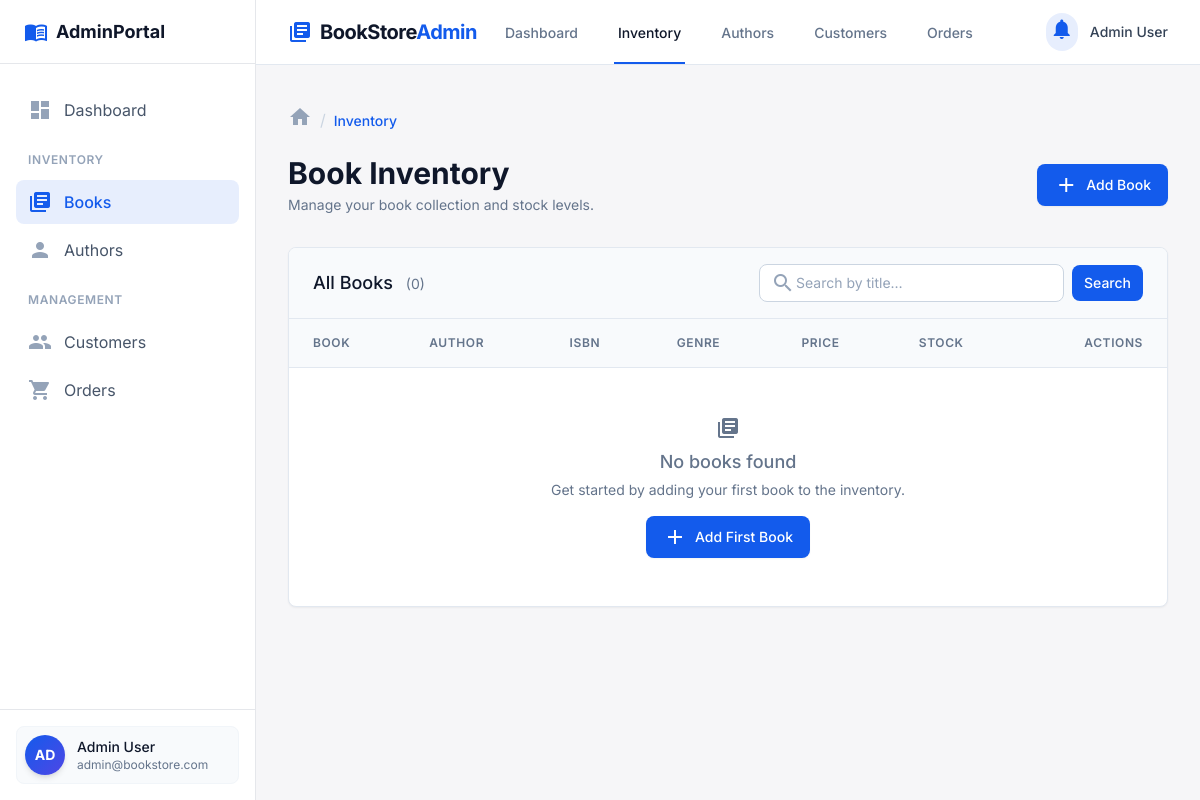
Before: /index.php?page=inventrory with the older database file.
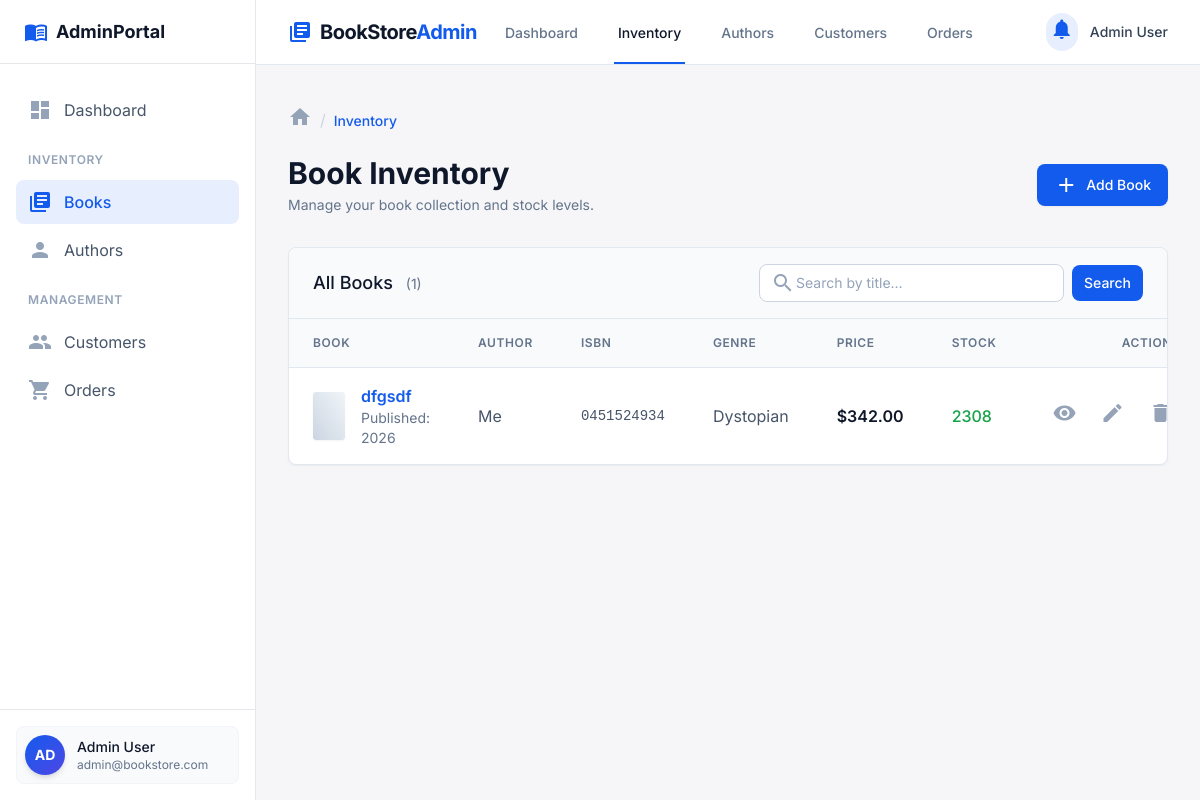
After: the same page with the newer database file.
### tables this page shows
CREATE TABLE BOOKS (
    BOOK_ID INTEGER PRIMARY KEY AUTOINCREMENT,
    TITLE TEXT NOT NULL,
    AUTHOR_ID INTEGER NOT NULL,
    ISBN TEXT, 
    GENRE TEXT,
    PUBLISHED_YEAR INTEGER,
    PRICE REAL NOT NULL,
    STOCK INTEGER,
    EDITION TEXT,
    COVER_URL TEXT,
    DESCRIPTION TEXT,
    FOREIGN KEY (AUTHOR_ID) REFERENCES AUTHORS(AUTHOR_ID)
);

CREATE TABLE AUTHORS (
    AUTHOR_ID INTEGER PRIMARY KEY AUTOINCREMENT,
    NAME TEXT NOT NULL,
    BIOGRAPHY TEXT
, ROYALTY REAL DEFAULT 0.0);

### controllers/BookController.php (called while the page is built, shortened)
<?php
require_once __DIR__ . '/../db.php';
function getAllBooks() {
    global $pdo;
    try {
        $stmt = $pdo->query('
            SELECT B.*, A.NAME AS AUTHOR_NAME
            FROM BOOKS B
            LEFT JOIN AUTHORS A ON B.AUTHOR_ID = A.AUTHOR_ID
            ORDER BY B.TITLE
        ');
        return $stmt->fetchAll(PDO::FETCH_ASSOC);
    } catch (Exception $e) {
        error_log("Error fetching books: " . $e->getMessage());
        return [];
    }
}
?>

### views/Inventrory.php (the view, shortened to what the changed rows need)
<?php
require_once __DIR__ . '/../controllers/BookController.php';
$search_query = trim($_GET['search'] ?? $_POST['search_query'] ?? '');
$books = !empty($search_query) ? searchBooks($search_query) : getAllBooks();
?>
<!DOCTYPE html>
<html lang="en">
<head>
    <script src="https://cdn.tailwindcss.com?plugins=forms,container-queries"></script>
    <script id="tailwind-config">
        tailwind.config = {
            darkMode: "class",
            theme: {
                extend: {
                    colors: {
                        "primary": "#135bec",
                        "primary-hover": "#0f4bc2",
                        "background-light": "#f6f6f8",
                        "background-dark": "#101622",
                    },
                    fontFamily: {
                        "display": ["Inter", "sans-serif"]
                    },
                    borderRadius: {"DEFAULT": "0.25rem", "lg": "0.5rem", "xl": "0.75rem", "full": "9999px"},
                },
            },
        }
    </script>
</head>
<body class="bg-background-light dark:bg-background-dark font-display text-slate-800 dark:text-slate-200 min-h-screen flex flex-col">
    <nav class="bg-white dark:bg-slate-900 border-b border-slate-200 dark:border-slate-800 sticky top-0 z-30">
        <div class="max-w-7xl mx-auto px-4 sm:px-6 lg:px-8">
            <div class="flex justify-between h-16">
                <div class="flex">
                    <div class="flex-shrink-0 flex items-center">
                        <span class="material-icons text-primary text-3xl mr-2">library_books</span>
                        <span class="font-bold text-xl tracking-tight text-slate-900 dark:text-white">BookStore<span class="text-primary">Admin</span></span>
                    </div>
                    <div class="hidden sm:ml-6 sm:flex sm:space-x-8">
                        <a class="border-transparent text-slate-500 hover:border-primary hover:text-slate-700 dark:text-slate-400 dark:hover:text-slate-200 inline-flex items-center px-1 pt-1 border-b-2 text-sm font-medium" href="index.php?page=dashboard">Dashboard</a>
                        <a class="border-primary text-slate-900 dark:text-white inline-flex items-center px-1 pt-1 border-b-2 text-sm font-medium" href="index.php?page=inventrory">Inventory</a>
                        <a class="border-transparent text-slate-500 hover:border-primary hover:text-slate-700 dark:text-slate-400 dark:hover:text-slate-200 inline-flex items-center px-1 pt-1 border-b-2 text-sm font-medium" href="index.php?page=authordetails">Authors</a>
                        <a class="border-transparent text-slate-500 hover:border-primary hover:text-slate-700 dark:text-slate-400 dark:hover:text-slate-200 inline-flex items-center px-1 pt-1 border-b-2 text-sm font-medium" href="index.php?page=customer">Customers</a>
                        <a class="border-transparent text-slate-500 hover:border-primary hover:text-slate-700 dark:text-slate-400 dark:hover:text-slate-200 inline-flex items-center px-1 pt-1 border-b-2 text-sm font-medium" href="index.php?page=order">Orders</a>
                    </div>
                </div>
                <div class="flex items-center">
                    <button class="bg-primary/10 p-1 rounded-full text-primary hover:text-primary-hover focus:outline-none focus:ring-2 focus:ring-offset-2 focus:ring-primary">
                        <span class="material-icons">notifications</span>
                    </button>
                    <div class="ml-3 relative">
                        <div class="flex items-center space-x-3">
                            <span class="hidden md:block text-sm font-medium text-slate-700 dark:text-slate-300">Admin User</span>
                        </div>
                    </div>
                </div>
            </div>
        </div>
    </nav>
    <main class="flex-grow py-10">
        <div class="max-w-7xl mx-auto px-4 sm:px-6 lg:px-8">
            <nav aria-label="Breadcrumb" class="flex mb-5">
                <ol class="flex items-center space-x-2">
                    <li><a class="text-slate-400 hover:text-slate-500" href="index.php?page=dashboard"><span class="material-icons text-sm">home</span></a></li>
                    <li><span class="text-slate-300">/</span></li>
                    <li><span aria-current="page" class="text-sm font-medium text-primary">Inventory</span></li>
                </ol>
            </nav>
            <div class="md:flex md:items-center md:justify-between mb-8">
                <div class="flex-1 min-w-0">
                    <h2 class="text-2xl font-bold leading-7 text-slate-900 dark:text-white sm:text-3xl sm:truncate">
                        Book Inventory
                    </h2>
                    <p class="mt-1 text-sm text-slate-500 dark:text-slate-400">
                        Manage your book collection and stock levels.
                    </p>
                </div>
                <div class="mt-4 flex md:mt-0 md:ml-4 gap-3">
                    <a href="index.php?page=addnewbook" class="inline-flex items-center px-4 py-2 border border-transparent text-sm font-medium rounded-lg shadow-sm text-white bg-primary hover:bg-primary-hover focus:outline-none focus:ring-2 focus:ring-offset-2 focus:ring-primary">
                        <span class="material-icons text-sm mr-2">add</span>
                        Add Book
                    </a>
                </div>
            </div>
            <div class="bg-white dark:bg-slate-900 shadow-sm rounded-lg border border-slate-200 dark:border-slate-800 overflow-hidden">
                <div class="px-6 py-4 border-b border-slate-200 dark:border-slate-800 bg-slate-50 dark:bg-slate-800/50 flex items-center justify-between gap-4">
                    <h3 class="text-lg font-medium text-slate-900 dark:text-white whitespace-nowrap">
                        All Books
                        <span class="ml-2 text-sm font-normal text-slate-500">(<?= count($books) ?>)</span>
                    </h3>
                    <form method="GET" action="" class="flex items-center gap-2 flex-1 max-w-sm ml-auto">
                        <div class="relative flex-1">
                            <input type="text" name="search"
                                   value="<?= htmlspecialchars($search_query) ?>"
                                   placeholder="Search by title…"
                                   class="w-full pl-9 pr-3 py-2 text-sm border border-slate-300 dark:border-slate-700 rounded-lg bg-white dark:bg-slate-800 text-slate-900 dark:text-white placeholder-slate-400 focus:outline-none focus:ring-2 focus:ring-primary focus:border-transparent"/>
                        </div>
                        <button type="submit" class="px-3 py-2 text-sm font-medium text-white bg-primary hover:bg-primary-hover rounded-lg focus:outline-none focus:ring-2 focus:ring-offset-2 focus:ring-primary">
                            Search
                        </button>
                    </form>
                </div>
                <div class="overflow-x-auto">
                    <table class="w-full text-left border-collapse">
                        <thead>
                            <tr class="bg-slate-50 dark:bg-slate-800/50">
                                <th class="px-6 py-4 text-xs font-semibold uppercase tracking-wider text-slate-500 dark:text-slate-400 border-b border-slate-200 dark:border-slate-800">Book</th>
                                <th class="px-6 py-4 text-xs font-semibold uppercase tracking-wider text-slate-500 dark:text-slate-400 border-b border-slate-200 dark:border-slate-800">Author</th>
                                <th class="px-6 py-4 text-xs font-semibold uppercase tracking-wider text-slate-500 dark:text-slate-400 border-b border-slate-200 dark:border-slate-800">ISBN</th>
                                <th class="px-6 py-4 text-xs font-semibold uppercase tracking-wider text-slate-500 dark:text-slate-400 border-b border-slate-200 dark:border-slate-800">Genre</th>
                                <th class="px-6 py-4 text-xs font-semibold uppercase tracking-wider text-slate-500 dark:text-slate-400 border-b border-slate-200 dark:border-slate-800">Price</th>
                                <th class="px-6 py-4 text-xs font-semibold uppercase tracking-wider text-slate-500 dark:text-slate-400 border-b border-slate-200 dark:border-slate-800">Stock</th>
                                <th class="px-6 py-4 text-xs font-semibold uppercase tracking-wider text-slate-500 dark:text-slate-400 border-b border-slate-200 dark:border-slate-800 text-right">Actions</th>
                            </tr>
                        </thead>
                        <tbody>
                            <?php foreach ($books as $book): ?>
                                <tr class="hover:bg-primary/5 transition-colors group">
                                    <td class="px-6 py-4">
                                        <div class="flex items-center">
                                            <div class="h-12 w-8 flex-shrink-0 rounded bg-slate-200 dark:bg-slate-700 overflow-hidden shadow-sm mr-4 relative">
                                                <?php if (!empty($book['COVER_URL'])): ?>
                                                    <img src="<?= htmlspecialchars($book['COVER_URL']) ?>" alt="Book cover" class="w-full h-full object-cover">
                                                <?php else: ?>
                                                    <div class="absolute inset-0 bg-gradient-to-tr from-slate-300 to-slate-100 dark:from-slate-600 dark:to-slate-500"></div>
                                                <?php endif; ?>
                                            </div>
                                            <div>
                                                <a class="text-base font-semibold text-primary hover:underline hover:text-primary-hover block" href="index.php?page=bookdetails&id=<?= $book['BOOK_ID'] ?>"><?= htmlspecialchars($book['TITLE'] ?? 'No Title') ?></a>
                                                <div class="text-sm text-slate-500 dark:text-slate-400">Published: <?= htmlspecialchars($book['PUBLISHED_YEAR'] ?? 'Unknown') ?></div>
                                            </div>
                                        </div>
                                    </td>
                                    <td class="px-6 py-4 text-slate-600 dark:text-slate-400"><?= htmlspecialchars($book['AUTHOR_NAME'] ?? 'Unknown Author') ?></td>
                                    <td class="px-6 py-4 text-slate-600 dark:text-slate-400 font-mono text-sm"><?= htmlspecialchars($book['ISBN'] ?? 'N/A') ?></td>
                                    <td class="px-6 py-4 text-slate-600 dark:text-slate-400"><?= htmlspecialchars($book['GENRE'] ?? 'N/A') ?></td>
                                    <td class="px-6 py-4 font-semibold text-slate-900 dark:text-white">$<?= number_format($book['PRICE'] ?? 0, 2) ?></td>
                                    <td class="px-6 py-4">
                                        <?php
                                        $stock = $book['STOCK'] ?? 0;
                                        $stockColor = $stock > 10 ? 'text-green-600 dark:text-green-400' : ($stock > 0 ? 'text-yellow-600 dark:text-yellow-400' : 'text-red-600 dark:text-red-400');
                                        ?>
                                        <span class="font-medium <?= $stockColor ?>"><?= $stock ?></span>
                                    </td>
                                    <td class="px-6 py-4 text-right">
                                        <div class="flex items-center justify-end gap-2">
                                            <a href="index.php?page=bookdetails&id=<?= $book['BOOK_ID'] ?>" class="p-2 text-slate-400 hover:text-primary transition-colors rounded-lg hover:bg-primary/5" title="View Details">
                                                <span class="material-icons text-sm">visibility</span>
                                            </a>
                                            <a href="index.php?page=editbook&id=<?= $book['BOOK_ID'] ?>" class="p-2 text-slate-400 hover:text-primary transition-colors rounded-lg hover:bg-primary/5" title="Edit Book">
                                                <span class="material-icons text-sm">edit</span>
                                            </a>
                                            <form method="post" style="display:inline;">
                                                <button type="submit" name="delete_book" value="<?= $book['BOOK_ID'] ?>" class="p-2 text-slate-400 hover:text-red-600 transition-colors rounded-lg hover:bg-red-50 dark:hover:bg-red-900/20" title="Delete Book" onclick="return confirm('Are you sure you want to delete this book? This action cannot be undone.');">
                                                    <span class="material-icons text-sm">delete</span>
                                                </button>
                                            </form>
                                        </div>
                                    </td>
                                </tr>
                            <?php endforeach; ?>
                            <?php if (count($books) === 0): ?>
                                <tr>
                                    <td colspan="7" class="px-6 py-12 text-center text-slate-500 dark:text-slate-400">
                                        <div class="flex flex-col items-center">
                                            <span class="material-icons text-4xl mb-2">library_books</span>
                                            <?php if (!empty($search_query)): ?>
                                                <p class="text-lg font-medium mb-1">No books match "<?= htmlspecialchars($search_query) ?>"</p>
                                                <p class="text-sm">Try different keywords or <a href="index.php?page=inventrory" class="text-primary hover:underline">clear the search</a>.</p>
                                            <?php else: ?>
                                                <p class="text-lg font-medium mb-1">No books found</p>
                                                <p class="text-sm">Get started by adding your first book to the inventory.</p>
                                                <a href="index.php?page=addnewbook" class="mt-4 inline-flex items-center px-4 py-2 border border-transparent text-sm font-medium rounded-lg shadow-sm text-white bg-primary hover:bg-primary-hover">
                                                    <span class="material-icons text-sm mr-2">add</span>
                                                    Add First Book
                                                </a>
                                            <?php endif; ?>
                                        </div>
                                    </td>
                                </tr>
                            <?php endif; ?>
                        </tbody>
                    </table>
                </div>
            </div>
        </div>
    </main>
</body>
</html>

Changed rows visible on the page:
added books: TITLE "dfgsdf", PUBLISHED_YEAR "2026", AUTHOR_ID.NAME "Me", ISBN "0451524934", GENRE "Dystopian", PRICE "342.00", STOCK "2308", $book['BOOK_ID'] 1 (drawn)
Other visible differences:
count($books): "0" → "1"
text no longer shown: "No books found Get started by adding your first book to the inventory. Add First Book"
